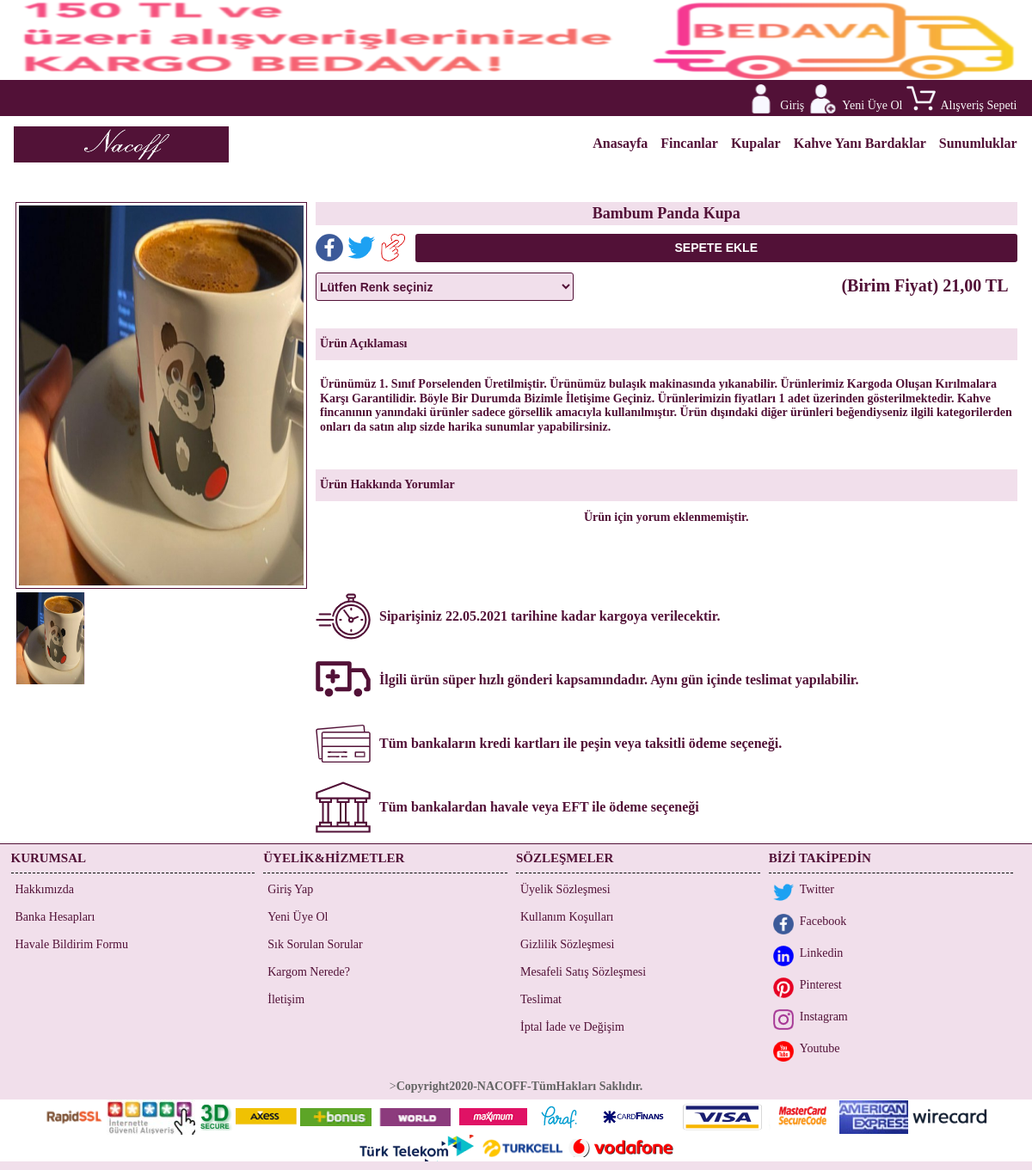
The page /index.php?sk=83&ID=1 on the database its author committed.
### tables this page shows
CREATE TABLE `urunler` (
  `id` int(11) NOT NULL,
  `MenuId` int(11) NOT NULL,
  `UrunAdi` varchar(250) NOT NULL,
  `UrunFiyati` double NOT NULL,
  `ParaBirimi` varchar(250) NOT NULL,
  `UrunAciklamasi` text NOT NULL,
  `UrunResmiBir` varchar(250) NOT NULL,
  `UrunResmiIki` varchar(250) NOT NULL,
  `UrunResmiUc` varchar(250) NOT NULL,
  `UrunResmi4` varchar(250) NOT NULL,
  `Durumu` tinyint(1) NOT NULL,
  `ToplamSatisSayisi` int(10) NOT NULL,
  `ToplamSatisTutari` double NOT NULL,
  `GoruntulenmeSayisi` int(10) NOT NULL,
  `VaryantBasligi` varchar(50) NOT NULL,
  `KDVOrani` int(2) NOT NULL,
  `YorumSayisi` tinyint(1) NOT NULL,
  `ToplamYorumPuani` int(110) NOT NULL,
  `UrunTuru` varchar(100) NOT NULL,
  `KargoUcreti` double NOT NULL
);

CREATE TABLE `ayarlar` (
  `id` tinyint(1) NOT NULL,
  `SiteAdi` varchar(50) NOT NULL,
  `SiteTitle` varchar(60) NOT NULL,
  `SiteLinki` varchar(255) NOT NULL,
  `SiteDescription` text NOT NULL,
  `SiteKeywords` varchar(250) NOT NULL,
  `SiteCopyRightMetni` varchar(250) NOT NULL,
  `SiteLogo` varchar(50) NOT NULL,
  `SiteMail` varchar(50) NOT NULL,
  `SiteMailSifre` varchar(50) NOT NULL,
  `SiteHostAdresi` varchar(250) NOT NULL,
  `sosyal_link_face` varchar(200) NOT NULL,
  `sosyal_link_twit` varchar(200) NOT NULL,
  `sosyal_link_linked` varchar(200) NOT NULL,
  `sosyal_link_ins` varchar(200) NOT NULL,
  `sosyal_link_pint` varchar(200) NOT NULL,
  `sosyal_link_you` varchar(200) NOT NULL,
  `UsdKuru` double NOT NULL,
  `EuroKuru` double NOT NULL,
  `UcretsizKargoBaraji` double NOT NULL,
  `ClientID` varchar(100) NOT NULL,
  `StoreKey` varchar(100) NOT NULL,
  `ApiKullanicisi` varchar(100) NOT NULL,
  `ApiSifresi` varchar(100) NOT NULL
);

### index.php (the view, shortened to what the rows shown need)
<?php
  require_once("ayarlar/ayarlar.php");
  require_once("ayarlar/fonksiyonlar.php");
  if (isset($_REQUEST["sk"])) {
    $sayfakoduDegeri=sayiliIcerikleriFiltrele($_REQUEST["sk"]);
  }else{
    $sayfakoduDegeri=0;
  }
?>
<!DOCTYPE html>
<html lang="tr-TR">
<head>
	<link rel="stylesheet" type="text/css" href="ayarlar/style.css">
  <link rel="stylesheet" href="https://stackpath.bootstrapcdn.com/font-awesome/4.7.0/css/font-awesome.min.css">
</head>
<body>
  <div id="TumSayfaAlani">
<main>
               <?php
                 if((!$sayfakoduDegeri) or ($sayfakoduDegeri=="") or ($sayfakoduDegeri==0)){
                    include($sayfa[0]);
                 }else{
                     include($sayfa[$sayfakoduDegeri]);
                 }
                ?>
</main>
<footer>
  <div id="footerAltMetniAlani">
    <div id="footerAltMetniSinirlamaAlani">
      ><?php echo "<b>".DonusumleriGeriDondur($copyMetni)."</b>"; ?>
    </div>
  </div>
</footer>
</div>
</body>
</html>

### urundetay.php (shortened to what the rows shown need)
<?php
  if (isset($_GET["ID"])) {
  $gelenUrunId=sayiliIcerikleriFiltrele(guvenlik($_GET["ID"]));
  $UrunSorgusu=$baglan->prepare("SELECT * FROM urunler WHERE id=? AND Durumu=? LIMIT 1");
  $UrunSorgusu->execute([$gelenUrunId,1]);
  $urunSayisi=$UrunSorgusu->rowCount();
  $UrunSorgusuKaydi=$UrunSorgusu->fetch(PDO::FETCH_ASSOC);
  if ($urunSayisi>0) {
    $UrunTuru=$UrunSorgusuKaydi["UrunTuru"];
    if ($UrunTuru=="fincan") {
      $resimKlasoru="fincan";
    }elseif($UrunTuru=="kupa"){
      $resimKlasoru="kupa";
    }elseif($UrunTuru=="kahveyanibardak"){
      $resimKlasoru="kahveyanibardak";
    }elseif($UrunTuru=="sunumluk"){
      $resimKlasoru="sunumluk";
    }
    $urununFiyati=DonusumleriGeriDondur($UrunSorgusuKaydi["UrunFiyati"]);
    $urununBirimi=DonusumleriGeriDondur($UrunSorgusuKaydi["ParaBirimi"]);
    if ($urununBirimi=="USD") {
          $urunFiyatiTLCinsinden=$urununFiyati*$dolarKuru;
    }elseif ($urununBirimi=="EUR") {
          $urunFiyatiTLCinsinden=$urununFiyati*$EuroKuru;
    }else{
          $urunFiyatiTLCinsinden=$urununFiyati;
    }
?>
<div id="TamSayfaAlani">
  <div id="TamSayfaSinirlamaAlani">
    <div id="TamSayfaUrunDetayAlani">
      <div id="UrunDetayResimlerAlani">
        <div id="UrunDetayBuyukResimAlani">
          <div id="UrunDetayBuyukResimCercevesi">
            <img id="buyukResim" src="img/urunler/<?php echo $resimKlasoru;?>/<?php echo $UrunSorgusuKaydi["UrunResmiBir"]; ?>"  border="0">
          </div>
        </div>
        <div id="UrunDetayKucukResimlerAlani">
          <div id="UrunDetayKucukResimlerDengelemeAlani">
            <div class="UrunDetayKucukResimSinirlamaAlani">
              <div class="UrunDetayKucukResimCercevesi">
                  <img src="img/urunler/<?php echo $resimKlasoru;?>/<?php echo $UrunSorgusuKaydi["UrunResmiBir"]; ?>"  border="0" onClick="$.UrunDetayResmiDegistir('<?php echo $resimKlasoru; ?>', '<?php echo $UrunSorgusuKaydi["UrunResmiBir"]; ?>');">
              </div>
            </div>
       </div>
      </div>
    </div>
    <div id="UrunDetayIslemlerAlani">
      <div id="UrunBaslikAlani"><?php echo $UrunSorgusuKaydi["UrunAdi"]; ?></div>
      <form action="index.php?sk=90&ID=<?php echo $UrunSorgusuKaydi["id"]; ?>" method="post">
        <div id="UrunDetayPaylasFavoriEkleVeSepeteEkleAlani">
           <div id="UrunDetayFacedePaylasAlani">
             <a href="<?php echo DonusumleriGeriDondur($face); ?>" target="_blank"><img src="img/facebook.png"></a>
           </div>
           <div id="UrunDetayTwitterPaylasAlani">
             <a href="<?php echo DonusumleriGeriDondur($twit); ?>" target="_blank"><img src="img/twitter.png"></a>
           </div>
           <div id="UrunDetayFavoriyeEkleAlani">
              <?php
               if (isset($_SESSION["Kullanici"])){
              ?>
              <a href="index.php?sk=86&ID=<?php echo $UrunSorgusuKaydi["id"]; ?>"><img src="img/favori.png" border="0"></a>
              <?php }else{ ?>
              <a href="index.php?sk=31"><img src="img/favori.png" border="0"></a>
              <?php } ?>
           </div>
           <div id="UrunDetaySepeteEkleAlani">
             <input type="submit" value="SEPETE EKLE" id="UrunDetaySepeteEkleMetni">
           </div>
        </div>
        <div id="UrunDetayVaryantVeFiyatAlani">
           <div id="UrunDetayVaryantAlani">
             <select name="Varyant" class="FormSelectAlani">
                <option value=""> Lütfen <?php echo $UrunSorgusuKaydi["VaryantBasligi"]; ?> seçiniz </option>
              </select>
           </div>
           <div id="UrunDetayFiyatAlani">
             <div id="UrunDetayFiyatMetni">(Birim Fiyat)
             <?php echo fiyatBicimlendir($urunFiyatiTLCinsinden); ?> TL
             </div>
           </div>
        </div>
    </form>
    <div id="UrunDetayUrununAciklamaAlani">
      <div id="UrunDetayUrununAciklamaBaslikMetni">Ürün Açıklaması</div>
      <div id="UrunDetayUrununAciklamaIcerikMetni"><?php echo DonusumleriGeriDondur($UrunSorgusuKaydi["UrunAciklamasi"]); ?></div>
    </div>
    <div id="UrunDetayUrununAciklamaAlani">
      <div id="UrunDetayUrununAciklamaBaslikMetni">Ürün Hakkında Yorumlar </div>
      <?php
          $yorum_sorgusu=$baglan->prepare("SELECT * FROM yorumlar WHERE UrunId= ? ORDER BY YorumTarihi DESC");
          $yorum_sorgusu->execute([DonusumleriGeriDondur($UrunSorgusuKaydi["id"])]);
          $yorum_sayisi=$yorum_sorgusu->rowCount();
          $yorum_kayit=$yorum_sorgusu->fetchAll(PDO::FETCH_ASSOC);
          if ($yorum_sayisi>0) {
            foreach ($yorum_kayit as $key => $satir) {
            $yorumPuani=DonusumleriGeriDondur($satir["Puan"]);
            if ($yorumPuani==1) {
                             $yorumPuanResmi="yorumyildiz1.jpg";
            }elseif ($yorumPuani==2) {
                            $yorumPuanResmi="yorumyildiz2.jpg";
            }elseif ($yorumPuani==3) {
                             $yorumPuanResmi="yorumyildiz3.jpg";
            }elseif ($yorumPuani==4) {
                             $yorumPuanResmi="yorumyildiz4.jpg";
            }elseif ($yorumPuani==5) {
                             $yorumPuanResmi="yorumyildiz5.jpg";
            }
            $yorum_yapanUyeSorgusu=$baglan->prepare("SELECT * FROM uyeler WHERE id= ? LIMIT 1");
            $yorum_yapanUyeSorgusu->execute([DonusumleriGeriDondur($satir["UyeId"])]);
            $yorum_yapankişi_sayisi=$yorum_yapanUyeSorgusu->rowCount();
            $yorum_yapankisi_kaydi=$yorum_yapanUyeSorgusu->fetch(PDO::FETCH_ASSOC);
      ?>
      <div class="UrunDetayYorumAlani">
          <div class="YorumDetaylari"> <?php echo DonusumleriGeriDondur($satir["YorumMetni"]); ?> </div>
          <div class="UrunDetayYorumSahibiVeTarihi">
              <?php echo DonusumleriGeriDondur($yorum_yapankisi_kaydi["IsimSoyisim"]); ?>
              <?php echo tarihBul(DonusumleriGeriDondur($satir["YorumTarihi"])); ?>
          </div>
          <div class="HesabimYorumYapResimAlani"><img src="img/<?php echo $yorumPuanResmi; ?>" border="0"></div>
      </div>
      <?php
          }
          }else{
      ?>
      <div class="BilgiAciklamaAlani">Ürün için yorum eklenmemiştir.</div>
      <?php
          }
      ?>
    </div>
    <div class="UrunDetayKargoBilgiAlani">
       <div class="UrunDetayKargoBilgiResimAlani"><img src="img/zaman.png" border="0"></div>
       <div class="UrunDetayKargoBilgiMetinAlani">
         Siparişiniz <?php echo UcGunIleriTarihBul(); ?> tarihine kadar kargoya verilecektir.
       </div>
     </div>
     <div class="UrunDetayHizliBilgiAlani">
       <div class="UrunDetayHizliBilgiResimAlani"><img src="img/hızlısevkiyat.png" border="0"></div>
       <div class="UrunDetayHizliMetinAlani">
         İlgili ürün süper hızlı gönderi kapsamındadır. Aynı gün içinde teslimat yapılabilir.
       </div>
     </div>
     <div class="UrunDetayKrediBilgiAlani">
       <div class="UrunDetayKrediBilgiResimAlani"><img src="img/urundetaykredi.png" border="0"></div>
       <div class="UrunDetayKrediBilgiMetinAlani">
         Tüm bankaların kredi kartları ile peşin veya taksitli ödeme seçeneği.
       </div>
     </div>
     <div class="UrunBankaDetayBilgiAlani">
       <div class="UrunDetayBankaBilgiResimAlani"><img src="img/urundetaybank.png" border="0"></div>
       <div class="UrunDetayBankaBilgiMetinAlani">
         Tüm bankalardan havale veya EFT ile ödeme seçeneği
       </div>
     </div>
    </div>
    </div>
  </div>
</div>
<?php
    }else{
    header("Location:index.php");
    exit();
    }
 }else{
   header("Location:index.php");
   exit();
 }
?>

### rows shown on the page
urunler: UrunTuru+UrunResmiBir (picture), UrunAdi "Bambum Panda Kupa", UrunFiyati "21,00", UrunAciklamasi "Ürünümüz 1. Sınıf Porselenden Üretilmiştir. Ürünümüz bulaşık makinasında yıkanabilir. Ürünlerimiz Kargoda Oluşan Kırılmalara Karşı Garantilidir. Böyle Bir Durumda Bizimle İletişime Geçiniz. Ürünlerimizin fiyatları 1 adet üzerinden gösterilmektedir. Kahve fincanının yanındaki ürünler sadece görsellik amacıyla kullanılmıştır. Ürün dışındaki diğer ürünleri beğendiyseniz ilgili kategorilerden onları da satın alıp sizde harika sunumlar yapabilirsiniz."
ayarlar: SiteCopyRightMetni "Copyright2020-NACOFF-TümHakları Saklıdır."

### other values the page prints
UcGunIleriTarihBul() "22.05.2021"
